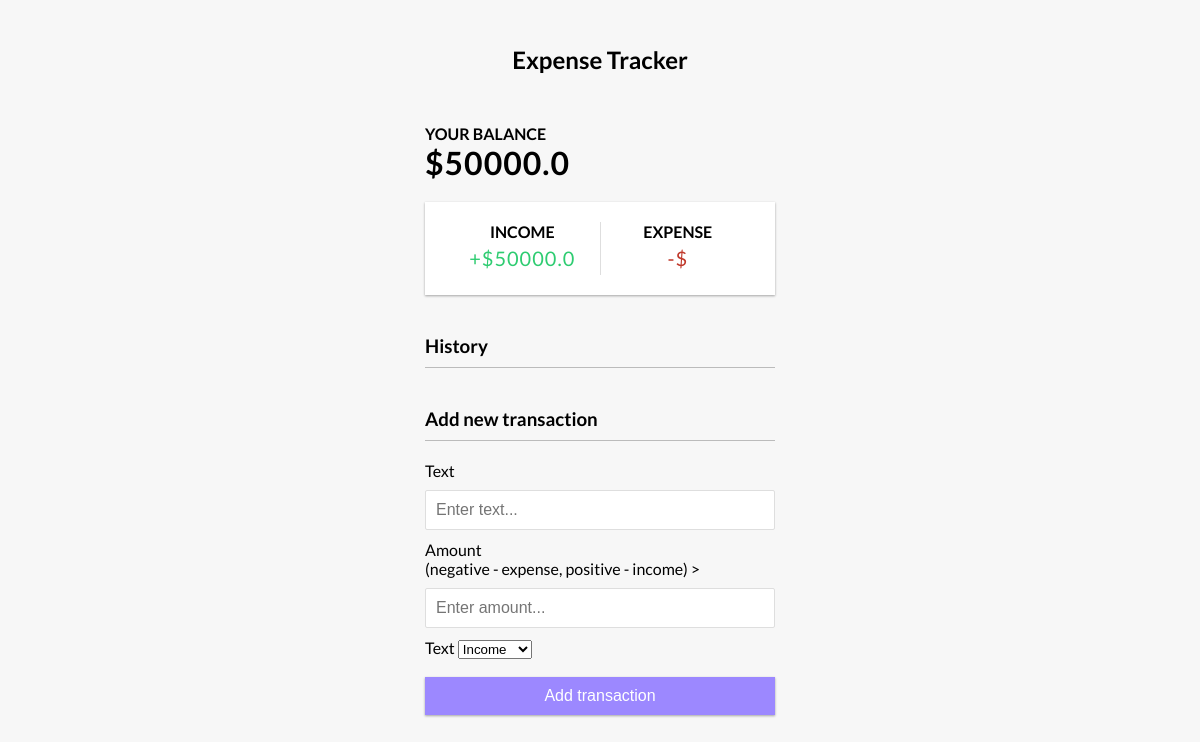
The app's page / (signed in), older data.
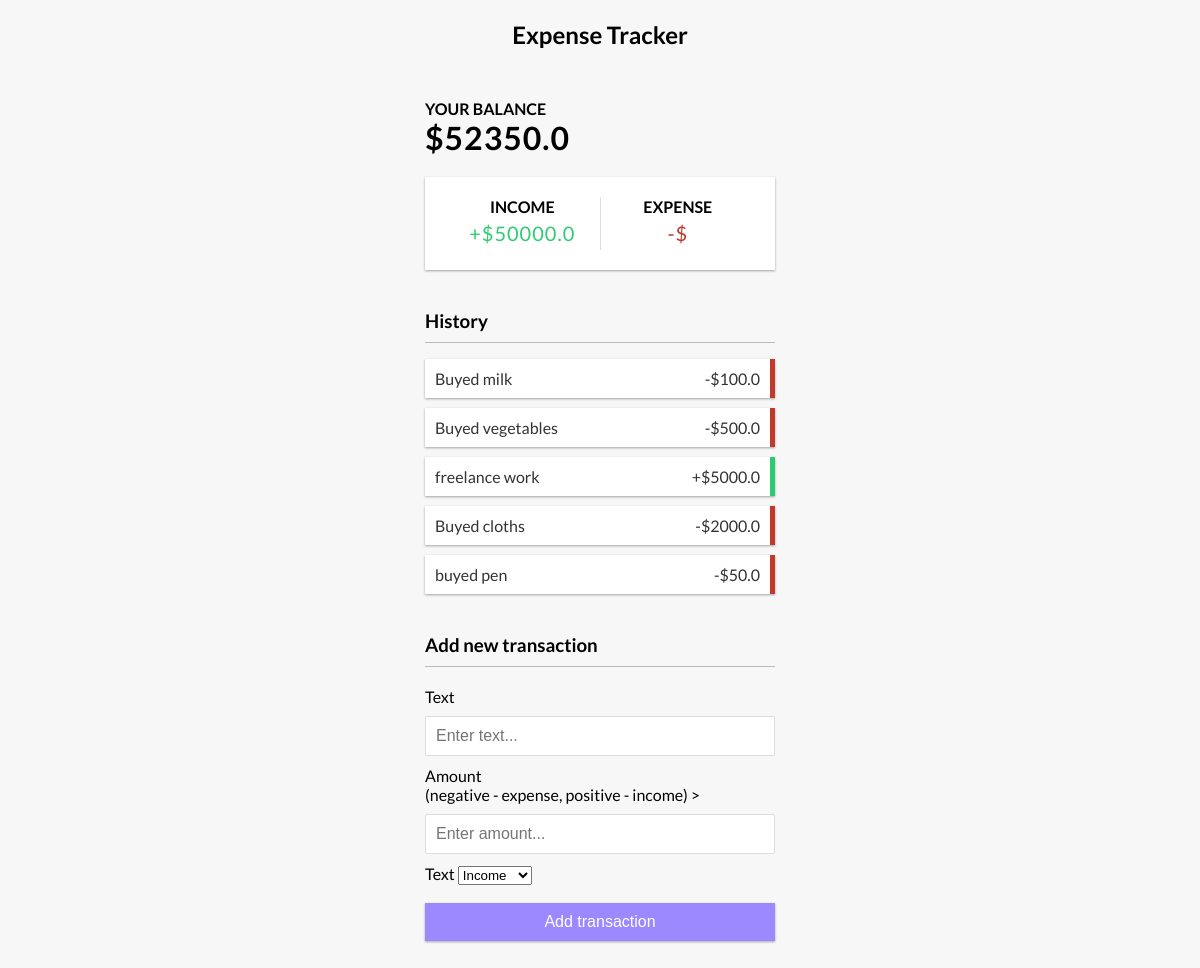
The same page, newer data.
### home/models.py (models this page shows, shortened)
class Profile(models.Model):
    user = models.ForeignKey(User , on_delete=models.CASCADE)
    income = models.FloatField()
    expenses = models.FloatField(default=0)
    balance = models.FloatField(blank=True , null=True)

class Expense(models.Model):
    user = models.ForeignKey(User , on_delete=models.CASCADE)
    name = models.CharField(max_length=100)
    amount = models.FloatField()
    expense_type = models.CharField(max_length=100 , choices=TYPE)

### home/views.py (the view, shortened to what this page needs)
# urls.py: 2. Add a URL to urlpatterns:  path('', views.home, name='home')
def home(request):
    profile = Profile.objects.filter(user = request.user).first()
    expenses = Expense.objects.filter(user = request.user)
    context = {'profile' : profile , 'expenses' : expenses}
    return render(request , 'home.html' , context)

### home/templates/home.html (shortened to what this page needs)
{% extends "base.html" %}
{% block start %}
<h2>Expense Tracker</h2>
    <div class="container">
        <h4>Your Balance</h4>
        <h1 id="balance">${{profile.balance}}</h1>
        <div class="inc-exp-container">
          <div>
            <h4>Income</h4>
            <p id="money-plus" class="money plus">+${{profile.income}}</p>
          </div>
          <div>
            <h4>Expense</h4>
            <p id="money-minus" class="money minus">-${{profile.expense}}</p>
          </div>
        </div>
        <h3>History</h3>
        <ul id="list" class="list">
          {% for expense in expenses%}
          {% if expense.expense_type == 'Positive'%}
          <li class="plus">
            {{expense.name}} <span>+${{expense.amount}}</span>
          </li>
          {% else %}
          <li class="minus">
            {{expense.name}} <span>-${{expense.amount}}</span>
          </li>
          {% endif %}
          {% endfor %}
        </ul>
        <h3>Add new transaction</h3>
        <form id="form" method="POST">
          <div class="form-control">
            <label for="text">Text</label>
            <input type="text" required name="text" id="text" placeholder="Enter text..." />
          </div>
          <div class="form-control">
            <label for="amount"
            >Amount <br />
            (negative - expense, positive - income)</label>
          >
          <input type="number" required name="amount" id="amount" placeholder="Enter amount..." />
          </div>
          <div class="form-control">
            <label for="text">Text</label>
            <select name="expense_type" required class="form-control">
              <option value="Positive">Income</option>
            </select>
          </div>
          <button class="btn" type="submit">Add transaction</button>
        </form>
      </div>
      {% endblock %}

### home/templates/base.html (shortened to what this page needs)
<!DOCTYPE html>
<html lang="en">
  <head>
  </head>
  <body>
    {% block start %}
    {% endblock %}
  </body>

### home/templates/base.html (style rules this page uses)
:root { --box-shadow: 0 1px 3px rgba(0, 0, 0, 0.12), 0 1px 2px rgba(0, 0, 0, 0.24); }
* { box-sizing: border-box; }
body { background-color: #f7f7f7; display: flex; flex-direction: column; align-items: center; justify-content: center; min-height: 100vh; margin: 0; font-family: 'Lato', sans-serif; }
.container { margin: 30px auto; width: 350px; }
h1 { letter-spacing: 1px; margin: 0; }
h3 { border-bottom: 1px solid #bbb; padding-bottom: 10px; margin: 40px 0 10px; }
h4 { margin: 0; text-transform: uppercase; }
.inc-exp-container { background-color: #fff; box-shadow: var(--box-shadow); padding: 20px; display: flex; justify-content: space-between; margin: 20px 0; }
.inc-exp-container > div { flex: 1; text-align: center; }
.inc-exp-container > div:first-of-type { border-right: 1px solid #dedede; }
.money { font-size: 20px; letter-spacing: 1px; margin: 5px 0; }
.money.plus { color: #2ecc71; }
.money.minus { color: #c0392b; }
label { display: inline-block; margin: 10px 0; }
input[type='text'], input[type='number'] { border: 1px solid #dedede; border-radius: 2px; display: block; font-size: 16px; padding: 10px; width: 100%; }
.btn { cursor: pointer; background-color: #9c88ff; box-shadow: var(--box-shadow); color: #fff; border: 0; display: block; font-size: 16px; margin: 10px 0 30px; padding: 10px; width: 100%; }
.list { list-style-type: none; padding: 0; margin-bottom: 40px; }
.list li { background-color: #fff; box-shadow: var(--box-shadow); color: #333; display: flex; justify-content: space-between; position: relative; padding: 10px; margin: 10px 0; }
.list li.plus { border-right: 5px solid #2ecc71; }
.list li.minus { border-right: 5px solid #c0392b; }

Row changes from the older to the newer data that the page shows:
changed Profile: balance "50000.0" → "52350.0"
added Expense: name "Buyed milk", amount "100.0"
added Expense: name "Buyed vegetables", amount "500.0"
added Expense: name "freelance work", amount "5000.0"
added Expense: name "Buyed cloths", amount "2000.0"
added Expense: name "buyed pen", amount "50.0"
